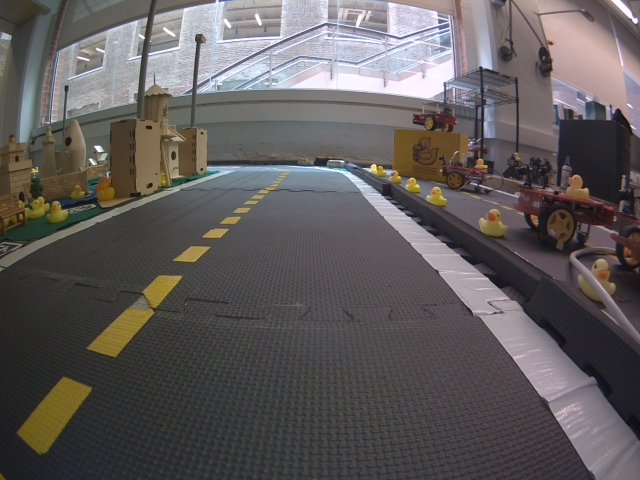
#> input picture assets/image0.jpg, 640 x 480 px
$ jupyter execute --allow-errors 22-cropped-ground-projection.ipynb
#> lines starting #> are read from the running program, lines starting #| are printed output that depends on the picture
# Extrinsics Calibration

[cell 1]
import os
import cv2
import numpy as np

import matplotlib.pyplot as plt

import matplotlib as mpl

mpl.rc("figure", dpi=200)

from dt_computer_vision.camera import CameraModel

from dt_computer_vision.ground_projection.rendering import debug_image
from dt_computer_vision.ground_projection import GroundProjector

from dt_computer_vision.ground_projection.types import GroundPoint
from dt_computer_vision.camera import Pixel, NormalizedImagePoint

[cell 2]
this_dir: str = os.path.abspath('')
assets_dir: str = os.path.join(this_dir, "..", "assets")
image_fpath: str = os.path.join(assets_dir, f"image0.jpg")
image_orig: np.ndarray = cv2.imread(image_fpath)
#> image_orig is the input picture: shape (480, 640, 3); mean B, G, R 91.5, 91.5, 96.3

camera_properties = {
    "width": 640,
    "height": 480,
    "K": [[295.79606866959824, 0.0, 321.2621599038631],
          [0.0, 299.5389048862878, 241.73616515312332],
          [0.0, 0.0, 1.0]],
    "D": [-0.23543978771661125,
          0.03637781479419574,
          -0.0033069818601306755,
          -0.0012140708179525926,
          0.0],
    "P": [[201.14027404785156, 0.0, 319.5586620845679, 0.0],
          [0.0, 239.74398803710938, 237.60151004037834, 0.0],
          [0.0, 0.0, 1.0, 0.0]],
    # NOTE: this homography is computed in the 20-entrinsics-calibration jupyter notebook
    "H": [[-2.42749970e-02, 9.46389079e-02, 3.81909422e-01],
          [-4.55028567e-01, -1.17673909e-03, -1.87813039e-02],
          [-1.46006785e-01, 3.29784838e+00, 1]]
}

assert image_orig.shape == (480, 640, 3)

[cell 3]
from copy import deepcopy

# define cropping
crop_x = int(image_orig.shape[1] * 0.5)
#> crop_x = 320
crop_y = int(image_orig.shape[0] * 0.5)
#> crop_y = 240

# create camera parameters
camera_params_orig = deepcopy(camera_properties)
camera_params_cropped = deepcopy(camera_properties)
camera_params_cropped["K"][0][2] -= crop_x
camera_params_cropped["K"][1][2] -= crop_y

# TODO: this should be using the rectified cx, cy instead
camera_params_cropped["P"][0][2] -= crop_x
camera_params_cropped["P"][1][2] -= crop_y

# crop image
image_cropped = image_orig[crop_y:, crop_x:, :]
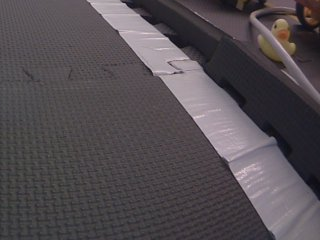
#> image_cropped: shape (240, 320, 3); mean B, G, R 81.3, 76.8, 83.1
assert image_cropped.shape == (image_orig.shape[0] - crop_y, image_orig.shape[1] - crop_x, image_orig.shape[2])


$ run again, with assets/image1.jpg copied over assets/image0.jpg
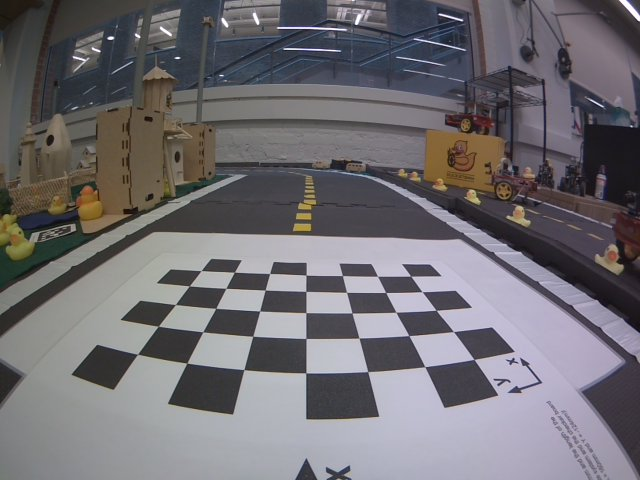
#> input picture assets/image1.jpg, 640 x 480 px
#> image_orig is the input picture: shape (480, 640, 3); mean B, G, R 114, 109.3, 112.2
#> `image_cropped = image_orig[crop_y:, crop_x:, :]`:
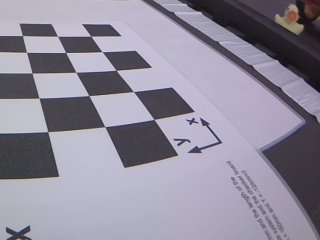
#> image_cropped: shape (240, 320, 3); mean B, G, R 155.2, 139.9, 143.8
